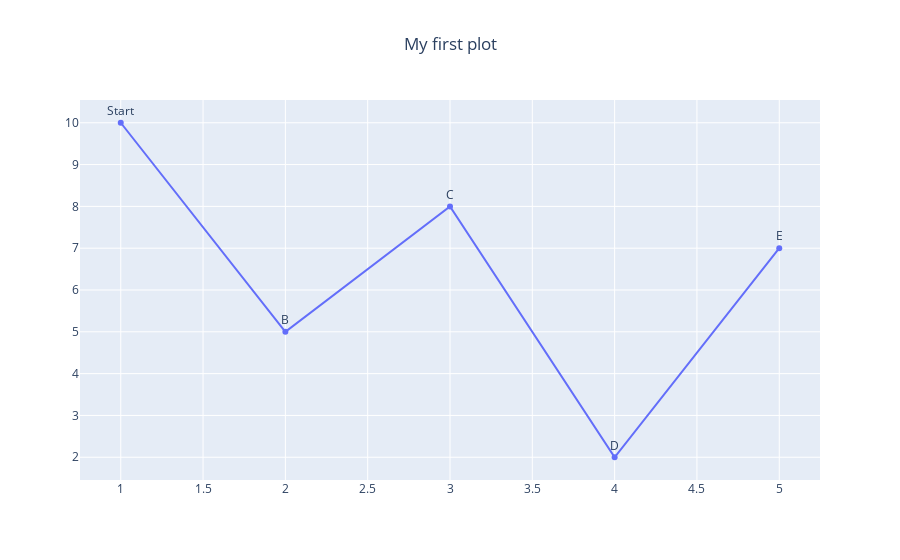

This figure's notebook cell:
### Markdown cell above
#### My first plot

### Code cell
# Sample data
x = [1, 2, 3, 4, 5]
y = [10, 5, 8, 2, 7]
labels = ["Start", "B", "C", "D", "E"]

# Create a scatter plot using go.Figure()
fig = go.Figure(
    data = go.Scatter(
        {'x':x, 
        'y':y, 
        'mode':'lines+markers+text', 
        'text':labels, 
        'textposition':'top center'}
    ),
    layout = go.Layout(
    {'title':'My first plot', 'title_x':.5})
    )

# Add scatter trace to the figure
# fig.add_trace(go.Scatter(x=x, y=y, mode='lines+markers+text', text=labels, textposition='top center'))

# Update layout
# fig.update_layout(title="My first plot")

# Show the plot
fig.show()
# fig.write_image("Scatter1.png")

### Figure 1 — Plotly figure (JSON) as saved in the notebook; plotly's stock layout.template omitted (floating-point values rounded to 4 significant figures)
{"data": [{"mode": "lines+markers+text", "text": ["Start", "B", "C", "D", "E"], "textposition": "top center", "type": "scatter", "x": [1, 2, 3, 4, 5], "y": [10, 5, 8, 2, 7]}], "layout": {"title": {"text": "My first plot", "x": 0.5}}}
